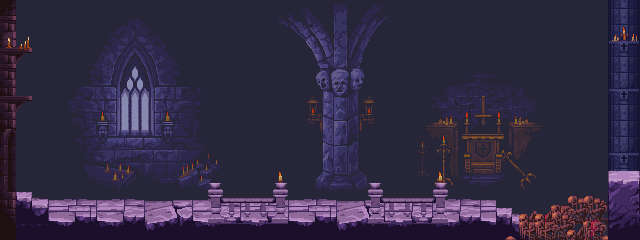

Below is a game level as drawn by its tile map, then a one-line description and the .tmx file that defines it, in full:
An orthogonal 40x15 tile map with 16x16 px tiles, 4 tile layers (background, floor, pillar, foreground), 4 tilesets.

<map version="1.2" tiledversion="1.3.2" orientation="orthogonal" renderorder="right-down" compressionlevel="0" width="40" height="15" tilewidth="16" tileheight="16" infinite="0" nextlayerid="6" nextobjectid="1">
 <tileset firstgid="1" source="../Basement/Tileset.tsx" />
 <tileset firstgid="295" source="Backgrounds.tsx" />
 <tileset firstgid="763" source="../Hallway/tileset.tsx" />
 <tileset firstgid="1127" source="objects.tsx" />
 <layer id="1" name="background" width="40" height="15" locked="1">
  <properties>
   <property name="unity:SortingLayer" value="Background" />
  </properties>
  <data encoding="csv">
0,304,304,304,295,296,297,298,299,300,301,302,303,304,304,304,304,306,307,308,309,310,311,312,313,304,315,316,317,318,319,320,321,322,304,304,304,304,0,0,
0,304,304,304,334,335,336,337,338,339,340,341,342,343,304,304,304,345,346,347,348,349,350,351,352,304,354,355,356,357,358,359,360,361,304,304,304,304,0,0,
0,304,304,304,373,374,375,376,377,378,379,380,381,382,304,304,304,384,385,386,387,388,389,390,391,304,393,394,395,396,397,398,399,400,304,304,304,304,0,0,
0,304,304,304,412,413,414,415,416,417,418,419,420,421,304,304,304,423,424,425,426,427,428,429,430,304,432,433,434,435,436,437,438,439,304,304,304,304,0,0,
0,304,304,304,451,452,453,454,455,456,457,458,459,460,304,304,304,462,463,464,465,466,467,468,469,304,471,472,473,474,475,476,477,478,304,304,304,304,0,0,
0,304,304,304,490,491,492,493,494,495,496,497,498,499,304,304,304,501,502,503,504,505,506,507,508,304,510,511,512,513,514,515,516,517,304,304,304,304,0,0,
0,304,304,304,529,530,531,532,533,534,535,536,537,538,304,304,304,540,541,542,543,544,545,546,547,304,549,550,551,552,553,554,555,556,304,304,304,304,0,0,
0,304,304,304,568,569,570,571,572,573,574,575,576,577,304,304,304,579,580,581,582,583,584,585,586,304,588,589,590,591,592,593,594,595,304,304,304,304,0,0,
0,304,304,304,607,608,609,610,611,612,613,614,615,616,304,304,304,618,619,620,621,622,623,624,625,304,627,628,629,630,631,632,633,634,304,304,304,304,0,0,
0,304,304,304,646,647,648,649,650,651,652,653,654,655,304,304,304,657,658,659,660,661,662,663,664,304,666,667,668,669,670,671,672,673,304,304,304,304,0,0,
0,304,304,304,685,686,687,688,689,690,691,692,693,694,304,304,304,696,697,698,699,700,701,702,703,304,705,706,707,708,709,710,711,712,304,304,304,304,0,0,
0,304,304,304,304,725,726,727,728,729,730,731,732,733,304,304,304,735,736,737,738,739,740,741,742,304,744,745,746,747,748,749,750,751,304,304,304,304,0,0,
0,304,304,304,304,304,304,304,304,304,304,304,304,304,304,304,304,304,304,304,304,304,304,304,304,304,304,304,304,304,304,304,304,304,304,304,304,304,0,0,
0,0,0,0,0,0,0,0,0,0,0,0,0,0,0,0,0,0,0,0,0,0,0,0,0,0,0,0,0,0,0,0,304,304,304,304,304,304,0,0,
177,177,177,0,0,0,0,0,0,0,0,0,0,0,0,0,0,0,0,0,0,0,0,0,0,0,0,0,0,0,0,0,0,0,0,0,0,0,0,0
</data>
 </layer>
 <layer id="2" name="floor" width="40" height="15" locked="1">
  <properties>
   <property name="unity:SortingLayer" value="Background" />
  </properties>
  <data encoding="csv">
0,0,0,0,0,0,0,0,0,0,0,0,0,0,0,0,0,0,0,0,0,0,0,0,0,0,0,0,0,0,0,0,0,0,0,0,0,0,0,0,
0,0,0,0,0,0,0,0,0,0,0,0,0,0,0,0,0,0,0,0,0,0,0,0,0,0,0,0,0,0,0,0,0,0,0,0,0,0,0,0,
0,0,0,0,0,0,0,0,0,0,0,0,0,0,0,0,0,0,0,0,0,0,0,0,0,0,0,0,0,0,0,0,0,0,0,0,0,0,0,0,
0,0,0,0,0,0,0,0,0,0,0,0,0,0,0,0,0,0,0,0,0,0,0,0,0,0,0,0,0,0,0,0,0,0,0,0,0,0,0,0,
0,0,0,0,0,0,0,0,0,0,0,0,0,0,0,0,0,0,0,0,0,0,0,0,0,0,0,0,0,0,0,0,0,0,0,0,0,0,0,0,
0,0,0,0,0,0,0,0,0,0,0,0,0,0,0,0,0,0,0,0,0,0,0,0,0,0,0,0,0,0,0,0,0,0,0,0,0,0,0,0,
0,0,0,0,0,0,0,0,0,0,0,0,0,0,0,0,0,0,0,0,0,0,0,0,0,0,0,0,0,0,0,0,0,0,0,0,0,0,0,0,
0,0,0,0,0,0,0,0,0,0,0,0,0,0,0,0,0,0,0,0,0,0,0,0,0,0,0,0,0,0,0,0,0,0,0,0,0,0,0,0,
0,0,0,0,0,0,0,0,0,0,0,0,0,0,0,0,0,0,0,0,0,0,0,0,0,0,0,0,0,0,0,0,0,0,0,0,0,0,0,0,
0,0,0,0,0,0,0,0,0,0,0,0,0,0,0,0,0,0,0,0,0,0,0,0,0,0,0,0,0,0,0,0,0,0,0,0,0,0,0,0,
0,0,0,0,0,0,0,0,0,0,0,0,0,0,0,0,0,0,0,0,0,0,0,0,0,0,0,0,0,0,0,0,0,0,0,0,0,0,0,0,
0,0,0,0,0,0,0,0,0,0,0,0,0,0,0,0,0,0,0,0,0,0,0,0,0,0,0,0,0,0,0,0,0,0,0,0,0,0,0,0,
0,226,227,215,216,217,219,220,221,211,212,213,219,220,221,215,216,217,215,216,217,211,212,213,219,220,221,219,220,221,215,0,0,0,0,0,0,0,0,0,
0,247,248,236,237,238,240,241,242,232,233,234,240,241,242,236,237,238,236,237,238,232,233,234,240,241,242,240,241,242,236,226,227,0,0,0,0,0,0,0,
0,0,0,257,258,259,261,262,263,253,254,255,261,262,263,257,258,259,257,258,259,253,254,255,261,262,263,261,262,263,257,247,248,315,315,315,315,315,0,0
</data>
 </layer>
 <layer id="3" name="pillar" width="40" height="15" locked="1">
  <properties>
   <property name="unity:SortingLayer" value="Background" />
  </properties>
  <data encoding="csv">
909,0,0,0,0,0,0,0,0,0,0,0,0,0,0,0,0,0,0,0,0,0,0,0,0,0,0,0,0,0,0,0,0,0,0,0,0,0,34,35,
892,0,0,0,0,0,0,0,0,0,0,0,0,0,0,0,0,0,0,0,0,0,0,0,0,0,0,0,0,0,0,0,0,0,0,0,0,0,55,56,
836,837,0,0,0,0,0,0,0,0,0,0,0,0,0,0,0,0,0,0,0,0,0,0,0,0,0,0,0,0,0,0,0,0,0,0,0,0,76,77,
864,865,0,0,0,0,0,0,0,0,0,0,0,0,0,0,0,0,0,0,0,0,0,0,0,0,0,0,0,0,0,0,0,0,0,0,0,0,97,98,
892,0,0,0,0,0,0,0,0,0,0,0,0,0,0,0,0,0,0,0,0,0,0,0,0,0,0,0,0,0,0,0,0,0,0,0,0,0,58,59,
920,0,0,0,0,0,0,0,0,0,0,0,0,0,0,0,0,0,0,0,0,0,0,0,0,0,0,0,0,0,0,0,0,0,0,0,0,0,79,80,
948,949,0,0,0,0,0,0,0,0,0,0,0,0,0,0,0,0,0,0,0,0,0,0,0,0,0,0,0,0,0,0,0,0,0,0,0,0,100,101,
976,0,0,0,0,0,0,0,0,0,0,0,0,0,0,0,0,0,0,0,0,0,0,0,0,0,0,0,0,0,0,0,0,0,0,0,0,0,34,35,
841,0,0,0,0,0,0,0,0,0,0,0,0,0,0,0,0,0,0,0,0,0,0,0,0,0,0,0,0,0,0,0,0,0,0,0,0,0,58,59,
869,0,0,0,0,0,0,0,0,0,0,0,0,0,0,0,0,0,0,0,0,0,0,0,0,0,0,0,0,0,0,0,0,0,0,0,0,0,79,80,
897,0,0,0,0,0,0,0,0,0,0,0,0,0,0,0,0,0,0,0,0,0,0,0,0,0,0,0,0,0,0,0,0,0,0,0,0,0,100,101,
925,0,0,0,0,0,0,0,0,0,0,0,0,0,0,0,0,0,0,0,0,0,0,0,0,0,0,0,0,0,0,0,0,0,0,0,0,0,0,0,
1032,0,0,0,0,0,0,0,0,0,0,0,0,0,0,0,0,0,0,0,0,0,0,0,0,0,0,0,0,0,0,0,0,0,0,0,0,0,0,0,
1060,0,0,0,0,0,0,0,0,0,0,0,0,0,0,0,0,0,0,0,0,0,0,0,0,0,0,0,0,0,0,0,0,0,0,0,0,0,0,0,
1059,0,0,0,0,0,0,0,0,0,0,0,0,0,0,0,0,0,0,0,0,0,0,0,0,0,0,0,0,0,0,0,0,0,0,0,0,0,0,0
</data>
 </layer>
 <layer id="4" name="foreground" width="40" height="15">
  <properties>
   <property name="unity:SortingLayer" value="Object" />
  </properties>
  <data encoding="csv">
0,0,0,0,0,0,0,0,0,0,0,0,0,0,0,0,0,0,0,0,0,0,0,0,0,0,0,0,0,0,0,0,0,0,0,0,0,0,0,0,
0,0,0,0,0,0,0,0,0,0,0,0,0,0,0,0,0,0,0,0,0,0,0,0,0,0,0,0,0,0,0,0,0,0,0,0,0,0,0,0,
0,0,0,0,0,0,0,0,0,0,0,0,0,0,0,0,0,0,0,0,0,0,0,0,0,0,0,0,0,0,0,0,0,0,0,0,0,0,0,0,
0,0,0,0,0,0,0,0,0,0,0,0,0,0,0,0,0,0,0,0,0,0,0,0,0,0,0,0,0,0,0,0,0,0,0,0,0,0,0,0,
0,0,0,0,0,0,0,0,0,0,0,0,0,0,0,0,0,0,0,0,0,0,0,0,0,0,0,0,0,0,0,0,0,0,0,0,0,0,0,0,
0,0,0,0,0,0,0,0,0,0,0,0,0,0,0,0,0,0,0,0,0,0,0,0,0,0,0,0,0,0,0,0,0,0,0,0,0,0,0,0,
0,0,0,0,0,0,0,0,0,0,0,0,0,0,0,0,0,0,0,0,0,0,0,0,0,0,0,0,0,0,0,0,0,0,0,0,0,0,0,0,
0,0,0,0,0,0,0,0,0,0,0,0,0,0,0,0,0,0,0,0,0,0,0,0,0,0,0,0,0,0,0,0,0,0,0,0,0,0,0,0,
0,0,0,0,0,0,0,0,0,0,0,0,0,0,0,0,0,0,0,0,0,0,0,0,0,0,0,0,0,0,0,0,0,0,0,0,0,0,0,0,
0,0,0,0,0,0,0,0,0,0,0,0,0,0,0,0,0,0,0,0,0,0,0,0,0,0,0,0,0,0,0,0,0,0,0,0,0,0,0,0,
0,0,0,0,0,0,0,0,0,0,0,0,0,118,119,120,121,122,0,0,0,0,0,118,119,120,121,122,0,0,0,0,0,0,0,0,0,0,92,93,
0,0,0,0,0,0,0,0,0,0,0,0,0,139,140,141,142,143,0,0,0,0,0,139,140,141,142,143,0,0,0,0,0,0,0,0,0,0,113,114,
0,0,0,0,0,0,0,0,0,0,0,0,0,160,161,162,163,164,0,0,0,0,0,160,161,162,163,164,0,0,0,0,0,0,0,0,0,0,134,135,
0,0,0,0,0,0,0,0,0,0,0,0,0,181,182,183,184,185,0,0,0,0,0,181,182,183,184,185,0,0,0,0,1128,1134,1129,1130,1130,0,155,156,
0,0,0,0,0,0,0,0,0,0,0,0,0,0,0,0,0,0,0,0,0,0,0,0,0,0,0,0,0,0,0,1127,1129,1129,1130,1128,1135,1127,176,177
</data>
 </layer>
</map>
